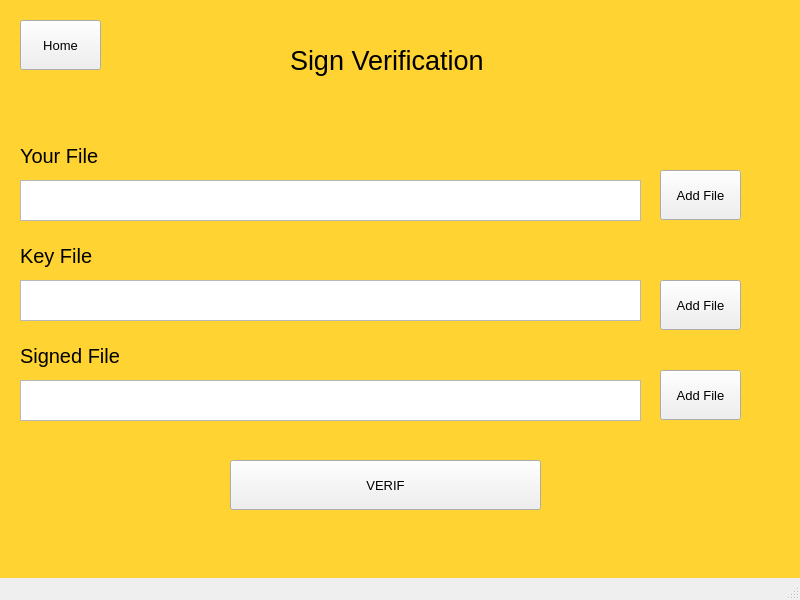
<?xml version="1.0" encoding="UTF-8"?>
<ui version="4.0">
 <class>MainWindow</class>
 <widget class="QMainWindow" name="MainWindow">
  <property name="geometry">
   <rect>
    <x>0</x>
    <y>0</y>
    <width>800</width>
    <height>600</height>
   </rect>
  </property>
  <property name="windowTitle">
   <string>MainWindow</string>
  </property>
  <widget class="QWidget" name="centralwidget">
   <widget class="QLabel" name="label">
    <property name="geometry">
     <rect>
      <x>290</x>
      <y>20</y>
      <width>241</width>
      <height>81</height>
     </rect>
    </property>
    <property name="font">
     <font>
      <pointsize>20</pointsize>
     </font>
    </property>
    <property name="text">
     <string>Sign Verification</string>
    </property>
   </widget>
   <widget class="QLabel" name="label_5">
    <property name="geometry">
     <rect>
      <x>20</x>
      <y>140</y>
      <width>111</width>
      <height>31</height>
     </rect>
    </property>
    <property name="font">
     <font>
      <pointsize>15</pointsize>
     </font>
    </property>
    <property name="text">
     <string>Your File</string>
    </property>
   </widget>
   <widget class="QPushButton" name="pushButton_11">
    <property name="geometry">
     <rect>
      <x>660</x>
      <y>170</y>
      <width>81</width>
      <height>50</height>
     </rect>
    </property>
    <property name="font">
     <font>
      <pointsize>10</pointsize>
     </font>
    </property>
    <property name="text">
     <string>Add File</string>
    </property>
   </widget>
   <widget class="QLabel" name="label_6">
    <property name="geometry">
     <rect>
      <x>20</x>
      <y>240</y>
      <width>111</width>
      <height>31</height>
     </rect>
    </property>
    <property name="font">
     <font>
      <pointsize>15</pointsize>
     </font>
    </property>
    <property name="text">
     <string>Key File</string>
    </property>
   </widget>
   <widget class="QPushButton" name="pushButton_12">
    <property name="geometry">
     <rect>
      <x>660</x>
      <y>280</y>
      <width>81</width>
      <height>50</height>
     </rect>
    </property>
    <property name="font">
     <font>
      <pointsize>10</pointsize>
     </font>
    </property>
    <property name="text">
     <string>Add File</string>
    </property>
   </widget>
   <widget class="QTextBrowser" name="textBrowser">
    <property name="geometry">
     <rect>
      <x>20</x>
      <y>180</y>
      <width>621</width>
      <height>41</height>
     </rect>
    </property>
   </widget>
   <widget class="QTextBrowser" name="textBrowser_2">
    <property name="geometry">
     <rect>
      <x>20</x>
      <y>280</y>
      <width>621</width>
      <height>41</height>
     </rect>
    </property>
   </widget>
   <widget class="QLabel" name="label_7">
    <property name="geometry">
     <rect>
      <x>20</x>
      <y>340</y>
      <width>121</width>
      <height>31</height>
     </rect>
    </property>
    <property name="font">
     <font>
      <pointsize>15</pointsize>
     </font>
    </property>
    <property name="text">
     <string>Signed File</string>
    </property>
   </widget>
   <widget class="QTextBrowser" name="textBrowser_3">
    <property name="geometry">
     <rect>
      <x>20</x>
      <y>380</y>
      <width>621</width>
      <height>41</height>
     </rect>
    </property>
   </widget>
   <widget class="QPushButton" name="pushButton_13">
    <property name="geometry">
     <rect>
      <x>660</x>
      <y>370</y>
      <width>81</width>
      <height>50</height>
     </rect>
    </property>
    <property name="font">
     <font>
      <pointsize>10</pointsize>
     </font>
    </property>
    <property name="text">
     <string>Add File</string>
    </property>
   </widget>
   <widget class="QPushButton" name="pushButton_10">
    <property name="geometry">
     <rect>
      <x>20</x>
      <y>20</y>
      <width>81</width>
      <height>50</height>
     </rect>
    </property>
    <property name="font">
     <font>
      <pointsize>10</pointsize>
     </font>
    </property>
    <property name="text">
     <string>Home</string>
    </property>
   </widget>
   <widget class="QWidget" name="widget" native="true">
    <property name="geometry">
     <rect>
      <x>0</x>
      <y>0</y>
      <width>800</width>
      <height>761</height>
     </rect>
    </property>
    <property name="autoFillBackground">
     <bool>false</bool>
    </property>
    <property name="styleSheet">
     <string notr="true">background-color: rgb(255, 211, 49);</string>
    </property>
   </widget>
   <widget class="QPushButton" name="pushButton_14">
    <property name="geometry">
     <rect>
      <x>230</x>
      <y>460</y>
      <width>311</width>
      <height>50</height>
     </rect>
    </property>
    <property name="font">
     <font>
      <pointsize>10</pointsize>
     </font>
    </property>
    <property name="text">
     <string>VERIF</string>
    </property>
   </widget>
   <zorder>widget</zorder>
   <zorder>label</zorder>
   <zorder>label_5</zorder>
   <zorder>pushButton_11</zorder>
   <zorder>label_6</zorder>
   <zorder>pushButton_12</zorder>
   <zorder>textBrowser</zorder>
   <zorder>textBrowser_2</zorder>
   <zorder>label_7</zorder>
   <zorder>textBrowser_3</zorder>
   <zorder>pushButton_13</zorder>
   <zorder>pushButton_10</zorder>
   <zorder>pushButton_14</zorder>
  </widget>
  <widget class="QMenuBar" name="menubar">
   <property name="geometry">
    <rect>
     <x>0</x>
     <y>0</y>
     <width>800</width>
     <height>26</height>
    </rect>
   </property>
  </widget>
  <widget class="QStatusBar" name="statusbar"/>
 </widget>
 <resources/>
 <connections/>
</ui>
